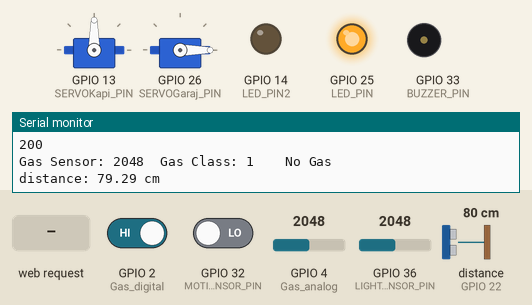
Simulated run of this sketch. Board: ESP32. Parts: 2 × servo, output pins drawn as LEDs (lit = HIGH), buzzer (waves = sounding, pin HIGH), the last lines printed to the serial monitor. Wiring (inferred from the names in the program): ultrasonic range finder: trigger GPIO 23; echo GPIO 22. Inputs (shaded band) come from the test bench; at power-on: GPIO 2 (Gas_digital) HIGH, distance to the obstacle (sensor on GPIO 22) 80 cm, GPIO 36 (LIGHT_SENSOR_PIN) = 2048, GPIO 4 (Gas_analog) = 2048, GPIO 32 (MOTION_SENSOR_PIN) LOW. The echo pulse lasts 58.3 µs per cm; WiFi joins after 1.5 s; servers stay silent unless stated; uploads are accepted with an empty reply; pins used as bus, display or sensor lines are not drawn.

Above: at 2.7 s.
2.8 s: GPIO 2 (Gas_digital) driven LOW
At 3.8 s:
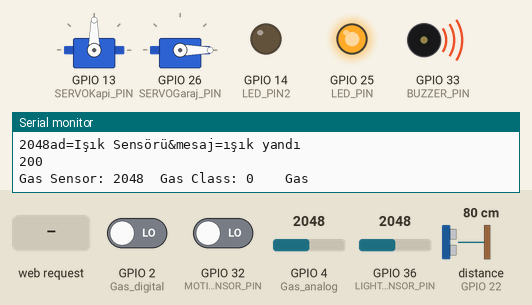
6.5 s: distance to the obstacle (sensor on GPIO 22) set to 12 cm
9.5 s: distance to the obstacle (sensor on GPIO 22) set to 9 cm
At 12.6 s:
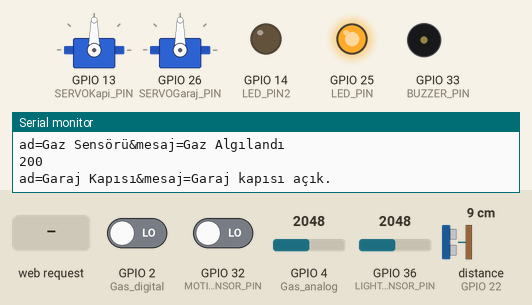
13.2 s: HTTP request GET /ac received
At 14.4 s:
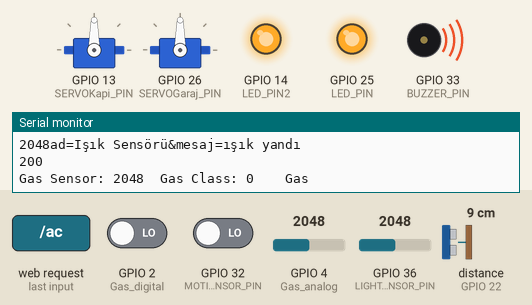
16.9 s: GPIO 36 (LIGHT_SENSOR_PIN) set to 1027
19.5 s: GPIO 36 (LIGHT_SENSOR_PIN) set to 950
At 20.8 s:
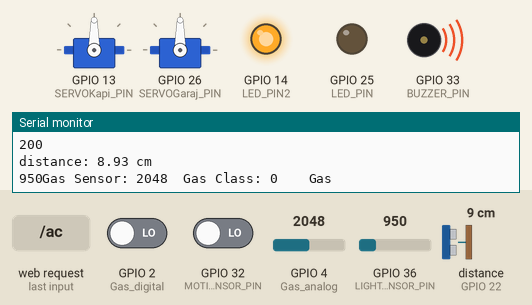
Timing chart, 0 to 24.2 s (numbered marks = the images above; inputs shaded):
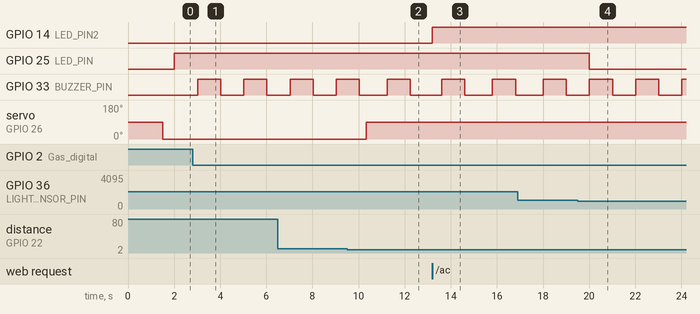

The sketch:

smarthouse.ino
```cpp
#include <HTTPClient.h>
#include <ESP32Servo.h>
#include <DHT.h>
#include "WiFi.h"
#include <AsyncTCP.h>
#include <ESPAsyncWebServer.h>


const char* ssid = "FFFFFF";
const char* password = "Mars1402";
String url = "http://192.168.132.206:80/Loglamas/Degerler";

#define TRIG_PIN  23  // ESP32 pin GIOP23 connected to Ultrasonic Sensor's TRIG pin
#define ECHO_PIN  22  // ESP32 pin GIOP22 connected to Ultrasonic Sensor's ECHO pin
#define SERVOGaraj_PIN 26  // ESP32 pin GIOP26 connected to Servo Motor's pin
#define SERVOKapi_PIN 13  // ESP32 pin GIOP26 connected to Servo Motor's pin
#define DISTANCE_THRESHOLD  10 // centimeters


#define MOTION_SENSOR_PIN  32  // ESP32 pin GIOP32 connected to the OUTPUT pin of motion sensor
#define BUZZER_PIN         33  // ESP32 pin GIOP17 connected to Buzzer's pin
int motionStateCurrent  = LOW; // current  state of motion sensor's pin
int motionStatePrevious = LOW;


#define DHT_SENSOR_PIN  21 // ESP32 pin GIOP21 connected to DHT11 sensor
#define DHT_SENSOR_TYPE DHT11
DHT dht(DHT_SENSOR_PIN, DHT_SENSOR_TYPE);


Servo servo; // create servo object to control a servo
Servo servo2; // create servo object to control a servo
float duration_us, distance_cm;


#define LIGHT_SENSOR_PIN  36  // ESP32 pin GIOP36 (ADC0) connected to light sensor
#define LED_PIN           25  // ESP32 pin GIOP22 connected to LED
#define ANALOG_THRESHOLD  1000
#define LED_PIN2           14  // ESP32 pin GIOP22 connected to LED


int Gas_analog = 4 ;    // ESP32 için kullanılır
int Gas_digital = 2 ;

String readDHTTemperature() {
  // Sensor readings may also be up to 2 seconds 'old' (its a very slow sensor)
  // Read temperature as Celsius (the default)
  float t = dht.readTemperature();
  // Read temperature as Fahrenheit (isFahrenheit = true)
  //float t = dht.readTemperature(true);
  // Check if any reads failed and exit early (to try again).
  if (isnan(t)) {
    Serial.println("Failed to read from DHT sensor!");
    return "--";
  }
  else {
    Serial.println(t);
    return String(t);
  }
}
String readDHTHumidity() {
  // Sensor readings may also be up to 2 seconds 'old' (its a very slow sensor)
  float h = dht.readHumidity();
  if (isnan(h)) {
    Serial.println("Failed to read from DHT sensor!");
    return "--";
  }
  else {
    Serial.println(h);
    return String(h);
  }
}

const char index_html[] PROGMEM = R"rawliteral(<!DOCTYPE Html>

<head>
    <meta charset="utf-8">
    <title> Web Sayfasi </title>
    <style>
        html {
     font-family: Arial;
     display: inline-block;
     margin: 0px auto;
     text-align: center;
    }
    h2 { font-size: 3.0rem; }
    p { font-size: 3.0rem; }
    .units { font-size: 1.2rem; }
    .dht-labels{
      font-size: 1.5rem;
      vertical-align:middle;
      padding-bottom: 15px;
    }
        body {
            margin: 0;
            text-align: center;
        }

        button {
            width: 200px;
            height: 100px;
            border-radius: 3px;
        }
    </style>
</head>

<body>
   // <h2>Esp32 İle Asenkron Web Server</h2>
    <br>
    <button style="background-color: #77d772;" id="ac" onclick="myfunction('ac')"><b>Aç</b></button>
    <button style="background-color: red;" id="kapat" onclick="myfunction('kapat')"><b>Kapat</b></button>
    <h4>Led Durum:
        <h4 id="leddurum">Led Kapalı</h4>
    </h4>

     <p>
    <i class="fas fa-thermometer-half" style="color:#059e8a;"></i>
    <span class="dht-labels">Temperature</span>
    <span id="temperature">%TEMPERATURE%</span>
    <sup class="units">&deg;C</sup>
  </p>
  <p>
    <i class="fas fa-tint" style="color:#00add6;"></i>
    <span class="dht-labels">Humidity</span>
    <span id="humidity">%HUMIDITY%</span>
    <sup class="units">&percnt;</sup>
  </p>
</body>
<script>
setInterval(function ( ) {
  var xhttp = new XMLHttpRequest();
  xhttp.onreadystatechange = function() {
    if (this.readyState == 4 && this.status == 200) {
      document.getElementById("temperature").innerHTML = this.responseText;
    }
  };
  xhttp.open("GET", "/temperature", true);
  xhttp.send();
}, 10000 ) ;

setInterval(function ( ) {
  var xhttp = new XMLHttpRequest();
  xhttp.onreadystatechange = function() {
    if (this.readyState == 4 && this.status == 200) {
      document.getElementById("humidity").innerHTML = this.responseText;
    }
  };
  xhttp.open("GET", "/humidity", true);
  xhttp.send();
}, 10000 ) ;
</script>
    <script>
        function myfunction(value) {
            var xhr = new XMLHttpRequest();
            if (value == 'ac') {
                document.getElementById("leddurum").innerHTML = "Led Açık";
                xhr.open("GET", "/ac", true);
                xhr.send();
            } else {
                document.getElementById("leddurum").innerHTML = "Led Kapalı";
                xhr.open("GET", "/kapat", true);
                xhr.send();
            }
        }
    </script>
</body>

</Html>)rawliteral";

String processor(const String& var){
  //Serial.println(var);
  if(var == "TEMPERATURE"){
    return readDHTTemperature();
  }
  else if(var == "HUMIDITY"){
    return readDHTHumidity();
  }
  return String();
}

void notFound(AsyncWebServerRequest *request) {
  request->send(404, "text/plain", "Sayfa Bulunamdadi");
}
AsyncWebServer server(80);
void setup()
{

  Serial.begin (9600);
  srvwifi();
  initGenel();
  inityakinlik();
  initlight();
  initsicaksensor();
  initgassensor();
}

void loop()
{
 yakinlikolc();
 alarmsensor();
 ldr();
 gas();
}
void inityakinlik()
{
  // configure the trigger pin to output mode
  pinMode(TRIG_PIN, OUTPUT);
  // configure the echo pin to input mode
  pinMode(ECHO_PIN, INPUT);
  servo.attach(SERVOGaraj_PIN);
}

void yakinlikolc(){
   // generate 10-microsecond pulse to TRIG pin
  digitalWrite(TRIG_PIN, HIGH);
  delayMicroseconds(10);
  digitalWrite(TRIG_PIN, LOW);

  // measure duration of pulse from ECHO pin
  duration_us = pulseIn(ECHO_PIN, HIGH);
  // calculate the distance
  distance_cm = 0.017 * duration_us;

  if (distance_cm < DISTANCE_THRESHOLD){
    servo.write(90); // rotate servo motor to 90 degree
    postislem("Garaj Kapısı","Garaj kapısı açık.");

    }
  else{
    servo.write(0);  // rotate servo motor to 0 degree

  }
  // print the value to Serial Monitor
  Serial.print("distance: ");
  Serial.print(distance_cm);
  Serial.println(" cm");

  delay(500);
}

void initGenel(){
   pinMode(BUZZER_PIN, OUTPUT);
      pinMode(LED_PIN, OUTPUT);
         pinMode(LED_PIN2, OUTPUT);

}
void initlight(){
 pinMode(MOTION_SENSOR_PIN, INPUT); // set ESP32 pin to input mode

}

void alarmsensor(){
  motionStatePrevious = motionStateCurrent;            // store old state
  motionStateCurrent  = digitalRead(MOTION_SENSOR_PIN); // read new state

  if (motionStatePrevious == LOW && motionStateCurrent == HIGH)
  { // pin state change: LOW -> HIGH
    Serial.println("Motion detected!, making sound");
    digitalWrite(BUZZER_PIN, HIGH); // turn on
    postislem("Hareket Sensörü","Hareket başladı.");
  }
  else if (motionStatePrevious == HIGH && motionStateCurrent == LOW)
  { // pin state change: HIGH -> LOW
    Serial.println("Motion stopped!, stops making sound");
    digitalWrite(BUZZER_PIN, LOW);  // turn off
    postislem("Hareket Sensörü","Hareket durdu.");
  }
}

void initsicaksensor(){
  dht.begin(); // initialize the DHT sensor
}

void ldr(){
  int analogValue = analogRead(LIGHT_SENSOR_PIN); // read the value on analog pin
  Serial.print(analogValue);
  if (analogValue > ANALOG_THRESHOLD){
    digitalWrite(LED_PIN, HIGH); // turn on LED
    postislem("Işık Sensörü","ışık yandı");
  }
  else{

    digitalWrite(LED_PIN, LOW);  // turn off LED
     }
}

void initgassensor(){
  pinMode(Gas_digital, INPUT);
}

void gas(){
  int gassensorAnalog = analogRead(Gas_analog);
  int gassensorDigital = digitalRead(Gas_digital);

  Serial.print("Gas Sensor: ");
  Serial.print(gassensorAnalog);
  Serial.print("\t");
  Serial.print("Gas Class: ");
  Serial.print(gassensorDigital);
  Serial.print("\t");
  Serial.print("\t");

  if (gassensorDigital==false) {
    Serial.println("Gas");
    digitalWrite (BUZZER_PIN , HIGH) ; //send tone
    delay(1000);
    digitalWrite (BUZZER_PIN , LOW) ;  //no tone
    postislem("Gaz Sensörü", "Gaz Algılandı");
  }
  else {
    Serial.println("No Gas");
  }
  delay(100);
}

void srvwifi()
{
    servo2.attach(SERVOKapi_PIN);
  WiFi.mode(WIFI_STA);
  WiFi.begin(ssid, password);
  if (WiFi.waitForConnectResult() != WL_CONNECTED) {
    Serial.println("Wifi agina Baglanmadi!");
    return;
  }
  Serial.println();
  Serial.print("ESP IP Address: http://");
  Serial.println(WiFi.localIP());

    server.on("/", HTTP_GET, [](AsyncWebServerRequest *request){
    request->send_P(200, "text/html", index_html);
  });


  server.on("/ac", HTTP_GET, [] (AsyncWebServerRequest *request) {
    digitalWrite(LED_PIN2, HIGH);
    Serial.println("led açık");
    postislem("Led","Lamba açıldı.");
    request->send(200, "text/plain", "ac sinyali gonderildi.");
  });


  server.on("/kapat", HTTP_GET, [] (AsyncWebServerRequest *request) {
    digitalWrite(LED_PIN2, LOW);
    Serial.println("led kapalı");
     postislem("Led","Lamba Kapatıldı.");
    request->send(200, "text/plain", "kapat sinyali gönderildi.");
  });

  server.on("/sac", HTTP_GET, [] (AsyncWebServerRequest *request) {
    servo2.write(90);
    Serial.println("servoacıldı");
     postislem("Kapi","Kapi açıldı.");
    request->send(200, "text/plain", "ac sinyali gonderildi.");
  });

   server.on("/skapat", HTTP_GET, [] (AsyncWebServerRequest *request) {
    servo2.write(0);
    Serial.println("servokapandı");
     postislem("Kapi","Kapı kapatıldı.");
    request->send(200, "text/plain", "Kapat sinyali gonderildi.");
  });
   server.on("/", HTTP_GET, [](AsyncWebServerRequest *request){
    request->send_P(200, "text/html", index_html, processor);
  });
  server.on("/temperature", HTTP_GET, [](AsyncWebServerRequest *request){
    request->send_P(200, "text/plain", readDHTTemperature().c_str());
  });
  server.on("/humidity", HTTP_GET, [](AsyncWebServerRequest *request){
    request->send_P(200, "text/plain", readDHTHumidity().c_str());
  });

  server.onNotFound(notFound);
  server.begin();
}

String postislem(String ad,String mesaj)
{
  HTTPClient http; // NodeMCU nun HTTPClient nesnesinden bir örnek alınıyor
  String postData; // Web sitesindeki php'ye göndereceğimiz veri için string tanımlıyoruz
  postData = "ad=" + ad + "&mesaj="+ mesaj; // ilgili stringe verimizi ekliyoruz. cardid field'i ile
   Serial.println(postData);
  http.begin(url); // HTTPClient e URL veriyoruz
  http.addHeader("Content-Type", "application/x-www-form-urlencoded"); // HTTP Header olarak Content-Type i form olarak ayarlıyoruz
  int httpCode = http.POST(postData); // POST ile veriyi ilgili URL ye gönderiyoruz ve dönen response kodunu integer bir değişkene alıyoruz
  Serial.println(httpCode); // Seriale yazılıyor
   String payload; // Dönen veriyi almak için string bir değişken tanımlıyoruz
  if (httpCode != 200) // http response kodu 200 değil donecek kodu 0 veriyoruz
  {
    payload = "0";
  }
  else {
    payload = http.getString(); //http response kodu 200 ise response text'i değişkene ekliyoruz
  }
  Serial.println(payload); // Seriale yazılıyor
  http.end(); // Bağlantı sonlandırılıyor
  return payload; // Veri geri gönderiliyor
}
```

Measured:
- the behaviour switches between 11 and 10 cm on distance to the obstacle (sensor on GPIO 22) (found by bisection; images 1 and 2)
- the behaviour switches between 1001 and 1000 on GPIO 36 (LIGHT_SENSOR_PIN) (found by bisection; images 3 and 4)
- after the input at 2.8 s, GPIO 33 (BUZZER_PIN): alternates HIGH for 1.0 s and LOW for 1.0 s, starting after 0.22 s
- after the input at 9.5 s, servo on GPIO 26 (SERVOGaraj_PIN): 0° → 90° after 0.83 s
- after the input at 13.2 s, GPIO 14 (LED_PIN2): LOW → HIGH at once
- after the input at 19.5 s, GPIO 25 (LED_PIN): HIGH → LOW after 0.51 s
